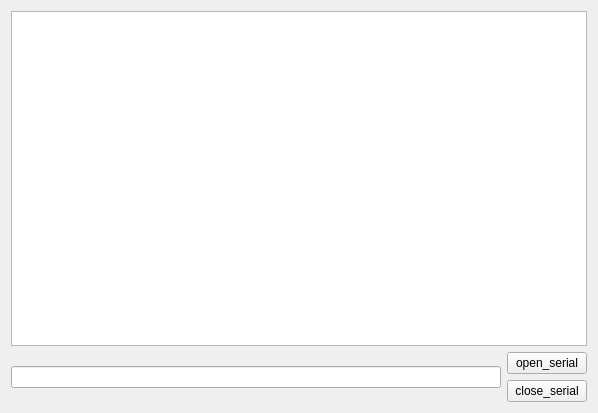
<?xml version="1.0" encoding="UTF-8"?>
<ui version="4.0">
 <class>Widget</class>
 <widget class="QWidget" name="Widget">
  <property name="geometry">
   <rect>
    <x>0</x>
    <y>0</y>
    <width>598</width>
    <height>413</height>
   </rect>
  </property>
  <property name="windowTitle">
   <string>Widget</string>
  </property>
  <layout class="QGridLayout" name="gridLayout">
   <item row="0" column="0">
    <widget class="QTextEdit" name="textEdit"/>
   </item>
   <item row="1" column="0">
    <layout class="QHBoxLayout" name="horizontalLayout">
     <item>
      <widget class="QLineEdit" name="lineEdit"/>
     </item>
     <item>
      <layout class="QVBoxLayout" name="verticalLayout">
       <item>
        <widget class="QPushButton" name="pushButton">
         <property name="text">
          <string>open_serial</string>
         </property>
        </widget>
       </item>
       <item>
        <widget class="QPushButton" name="pushButton_2">
         <property name="text">
          <string>close_serial</string>
         </property>
        </widget>
       </item>
      </layout>
     </item>
    </layout>
   </item>
  </layout>
 </widget>
 <layoutdefault spacing="6" margin="11"/>
 <resources/>
 <connections/>
</ui>
